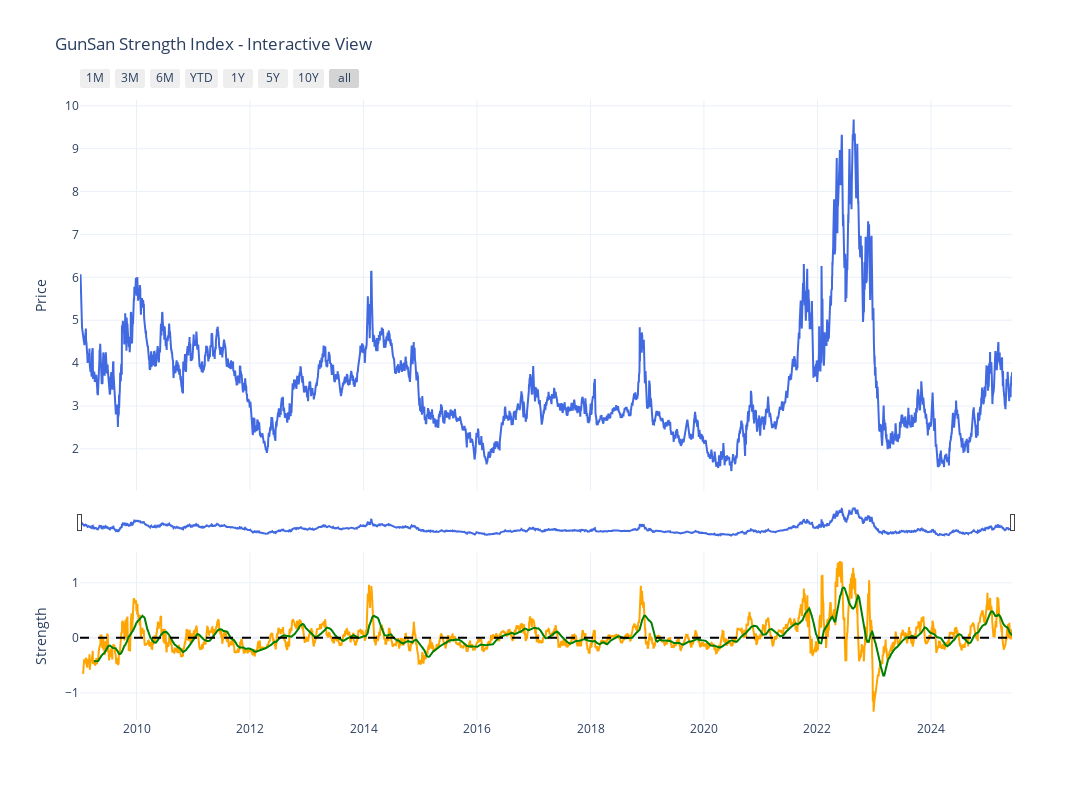

The notebook cell saved with this chart:
### Code cell
# Plot the result
plot_gunsan_strength(result)

### Figure 1 — Plotly figure (JSON) as saved in the notebook; plotly's stock layout.template omitted (floating-point values rounded to 4 significant figures; data arrays with more than 128 entries replaced by an {"elided": "..."} marker saying what was removed)
{"data": [{"line": {"color": "royalblue"}, "mode": "lines", "name": "Close Price", "type": "scatter", "x": {"elided": "4133 str values"}, "xaxis": "x", "y": {"elided": "4133 float values"}, "yaxis": "y"}, {"line": {"color": "orange"}, "mode": "lines", "name": "Technical Strength", "type": "scatter", "x": {"elided": "4133 str values"}, "xaxis": "x2", "y": {"elided": "4133 float values"}, "yaxis": "y2"}, {"line": {"color": "green"}, "mode": "lines", "name": "Signal Line", "type": "scatter", "x": {"elided": "4133 str values"}, "xaxis": "x2", "y": {"elided": "4133 float values"}, "yaxis": "y2"}, {"line": {"color": "black", "dash": "dash"}, "mode": "lines", "name": "Zero Line", "showlegend": false, "type": "scatter", "x": {"elided": "4133 str values"}, "xaxis": "x2", "y": {"elided": "4133 int values"}, "yaxis": "y2"}], "layout": {"height": 800, "hovermode": "x unified", "hoversubplots": "axis", "legend": {"orientation": "h", "x": 0.5, "xanchor": "center", "y": -0.3, "yanchor": "bottom"}, "showlegend": false, "title": {"text": "GunSan Strength Index - Interactive View"}, "width": 1600, "xaxis": {"anchor": "y", "domain": [0, 1], "matches": "x2", "rangeselector": {"buttons": [{"count": 1, "label": "1M", "step": "month", "stepmode": "backward"}, {"count": 3, "label": "3M", "step": "month", "stepmode": "backward"}, {"count": 6, "label": "6M", "step": "month", "stepmode": "backward"}, {"count": 1, "label": "YTD", "step": "year", "stepmode": "todate"}, {"count": 1, "label": "1Y", "step": "year", "stepmode": "backward"}, {"count": 5, "label": "5Y", "step": "year", "stepmode": "backward"}, {"count": 10, "label": "10Y", "step": "year", "stepmode": "backward"}, {"step": "all"}]}, "rangeslider": {"thickness": 0.05, "visible": true}, "showticklabels": false, "type": "date"}, "xaxis2": {"anchor": "y2", "domain": [0, 1], "matches": "x", "type": "date"}, "yaxis": {"anchor": "x", "domain": [0.37, 1], "title": {"text": "Price"}}, "yaxis2": {"anchor": "x2", "domain": [0, 0.27], "title": {"text": "Strength"}}}}
